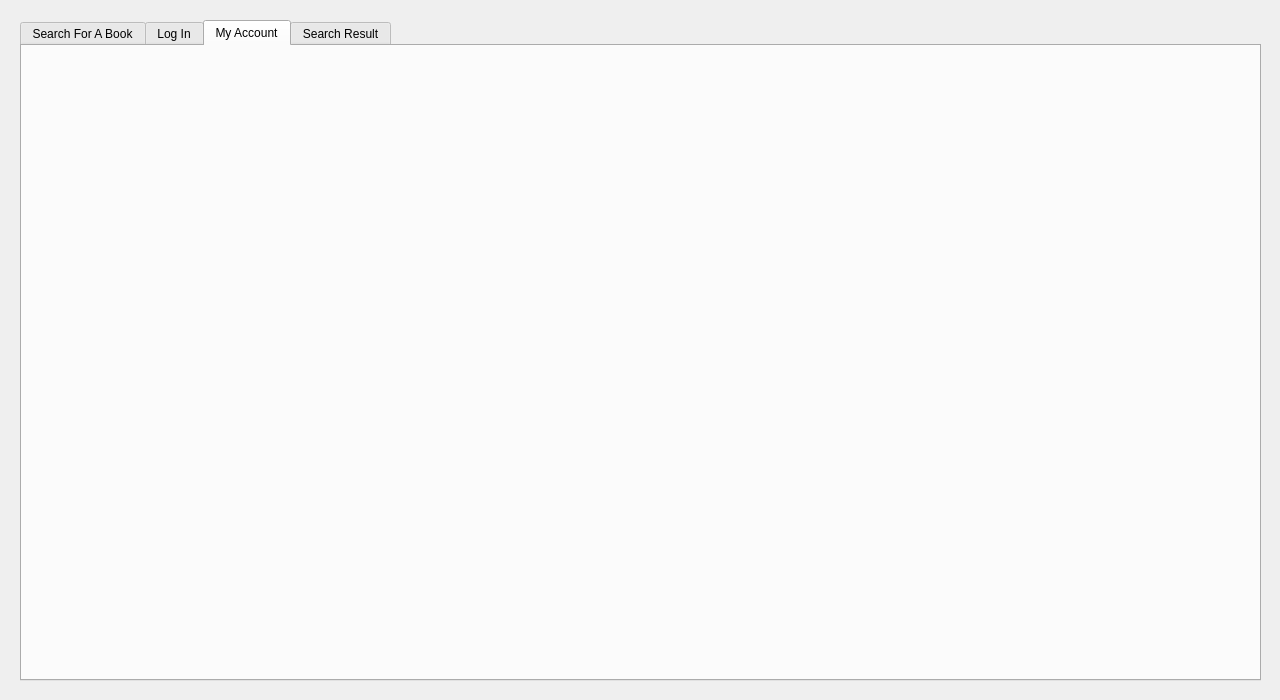
<?xml version="1.0" encoding="UTF-8"?>
<ui version="4.0">
 <class>MainMenu</class>
 <widget class="QWidget" name="MainMenu">
  <property name="geometry">
   <rect>
    <x>0</x>
    <y>0</y>
    <width>1280</width>
    <height>700</height>
   </rect>
  </property>
  <property name="windowTitle">
   <string>MainMenu</string>
  </property>
  <widget class="QTabWidget" name="tabWidget">
   <property name="geometry">
    <rect>
     <x>20</x>
     <y>20</y>
     <width>1241</width>
     <height>661</height>
    </rect>
   </property>
   <property name="currentIndex">
    <number>2</number>
   </property>
   <widget class="SearchBook" name="searchBook">
    <attribute name="title">
     <string>Search For A Book</string>
    </attribute>
   </widget>
   <widget class="Login" name="login">
    <attribute name="title">
     <string>Log In</string>
    </attribute>
   </widget>
   <widget class="BorrowedBooksList" name="myAccount">
    <attribute name="title">
     <string>My Account</string>
    </attribute>
   </widget>
   <widget class="BookSearchResult" name="searchResult">
    <attribute name="title">
     <string>Search Result</string>
    </attribute>
   </widget>
  </widget>
 </widget>
 <layoutdefault spacing="6" margin="11"/>
 <customwidgets>
  <customwidget>
   <class>SearchBook</class>
   <extends>QWidget</extends>
   <header>SearchBook.h</header>
   <container>1</container>
  </customwidget>
  <customwidget>
   <class>Login</class>
   <extends>QWidget</extends>
   <header>Login.h</header>
   <container>1</container>
  </customwidget>
  <customwidget>
   <class>BookSearchResult</class>
   <extends>QWidget</extends>
   <header>BookSearchResult.h</header>
   <container>1</container>
  </customwidget>
  <customwidget>
   <class>BorrowedBooksList</class>
   <extends>QWidget</extends>
   <header>borrowedbookslist.h</header>
   <container>1</container>
  </customwidget>
 </customwidgets>
 <resources/>
 <connections/>
</ui>
